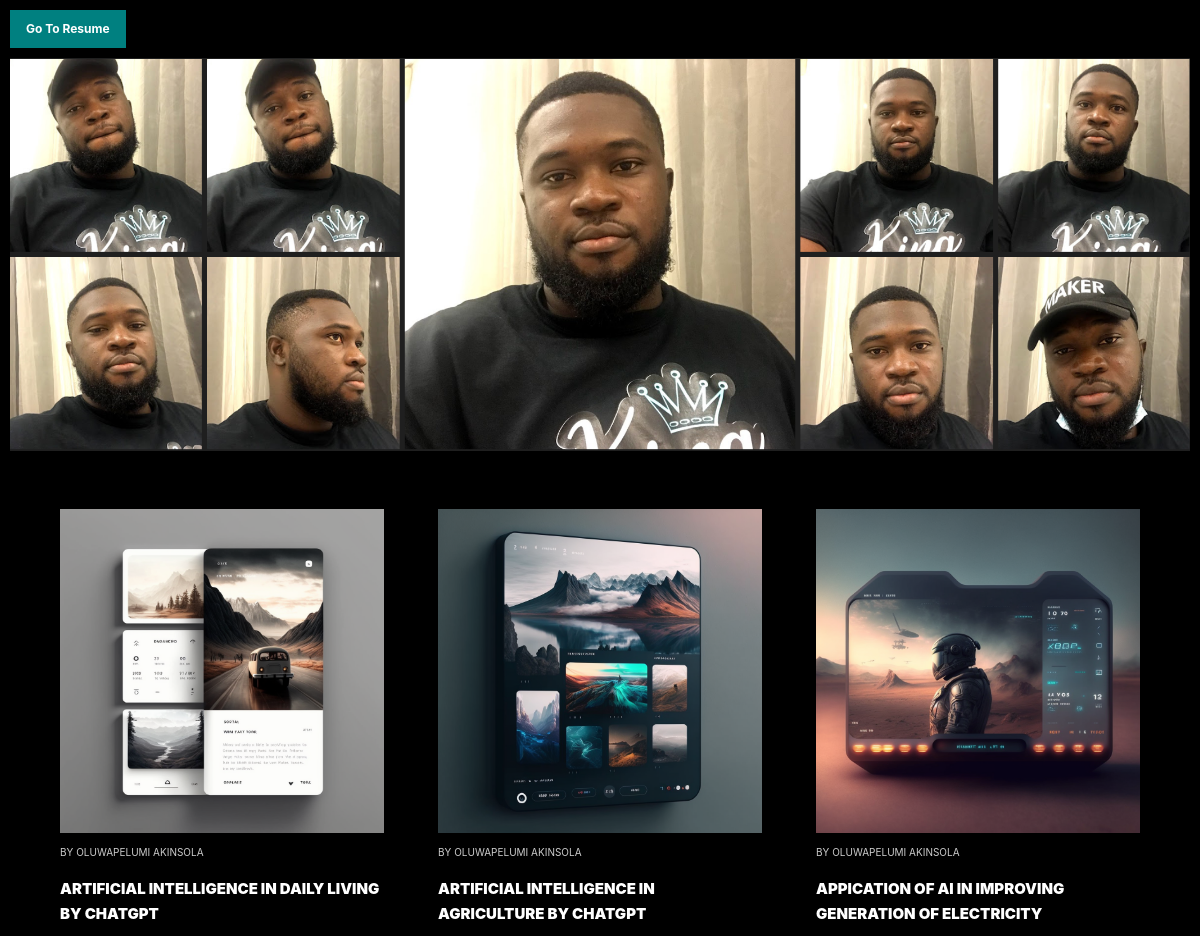
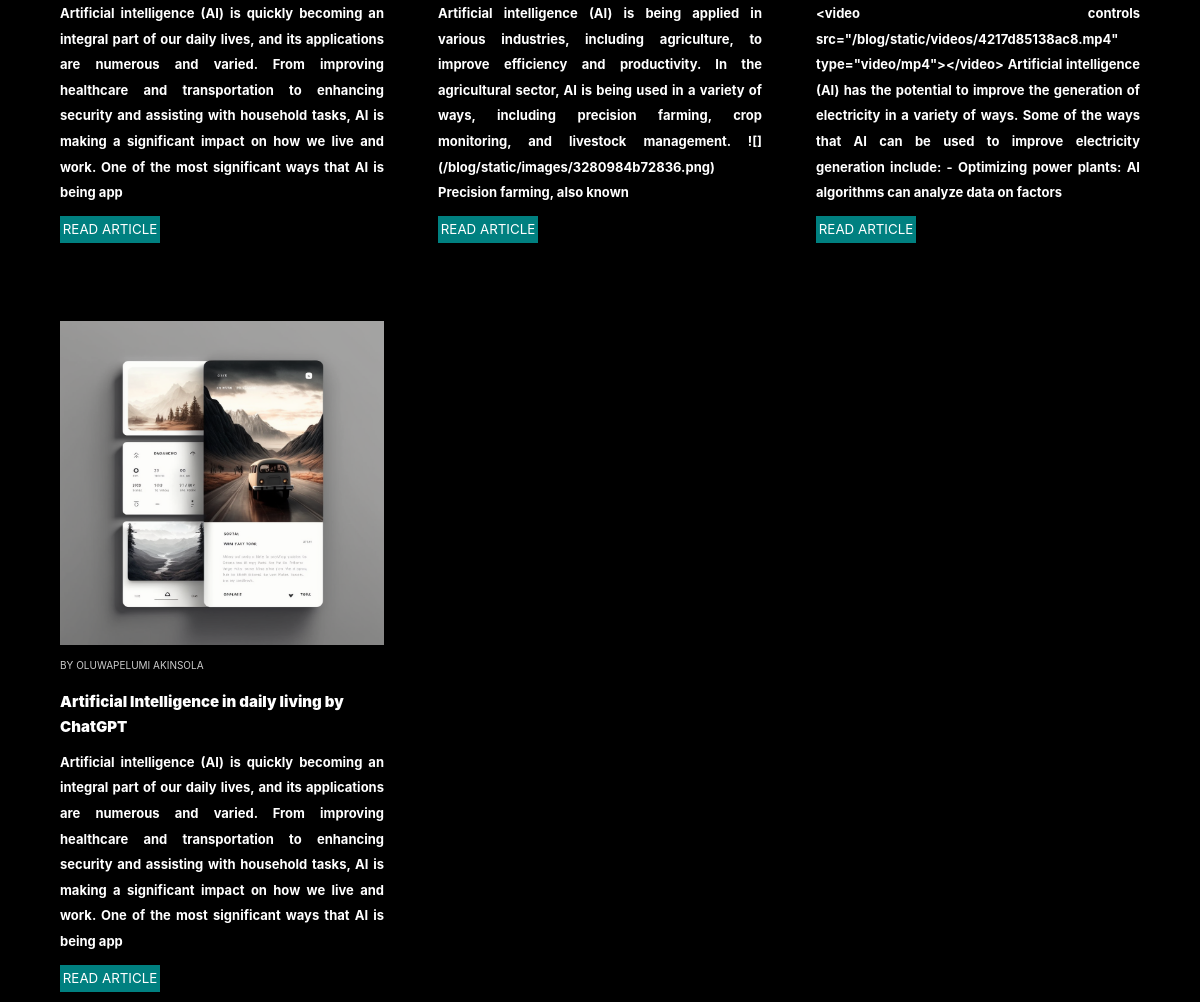
The page /view_blog on the database its author committed (2 pictures, top to bottom).
### app/model.py (models this page shows, shortened)
class Posts(db.Model):
    __tablename__ = "posts"
    id = Column(Integer, primary_key=True)
    Category = Column(String, nullable=False)
    Post_Type = Column(String, nullable=False)
    Post_Uuid = Column(String, nullable=False, unique=True)
    Content = Column(Text, nullable=False)
    Title = Column(String, nullable=False)
    is_draft = Column(Boolean, nullable=False, default=True)
    is_published = Column(Boolean, nullable=False, default=False)
    Author_uid = Column(String, ForeignKey('blogger.Blogger_id'))
    Date_Posted = Column(DATETIME, nullable=False,onupdate=datetime.now(app_tz))
    Comments = relationship('Comments', backref="posts")
    Image = Column(String, default='No Image Available')
    def get_post_author(self):
        author_name = db.session.query(Blogger.Name).filter(Blogger.Blogger_id == self.Author_uid).first()
        return author_name[0]
    @staticmethod
    def get_viewer_articles():
        blogger_posts = db.session.query(Posts).filter(Posts.is_published == True).order_by(Posts.id).all()
        posts = [post.dict() for post in blogger_posts[::-1]]
        return posts
    def dict(self):
        return{
            "Category": self.Category,
            "Type": self.Post_Type,
            "id": self.Post_Uuid,
            "Author": self.get_post_author(),
            "Title": self.Title,
            "Content": self.Content,
            "Image": self.Image,
            "Created": self.Date_Posted,
            "Comments": self.Comments,
            "Published": True if self.is_published == True else False
        }

class Blogger(db.Model, UserMixin):
    __tablename__ = "blogger"
    id = Column(Integer, primary_key=True)
    Name = Column(String, nullable=False)
    Email = Column(String, unique=True, nullable=False)
    Password = Column(String, nullable=False)
    Position = Column(String, nullable=False)
    Blogger_id = Column(String(200), nullable=False, unique=True)

### app/routes.py (the view)
@app.route('/view_blog')
def view_blog():
    articles = Posts.get_viewer_articles()
    return render_template(
        "blog.html",
        articles=articles,
        content={"page_title":"Blog Home"}
    )

### app/__init__.py (called while the page is built)
def configure_database(app):
    @app.before_first_request
    def initialize_database():
        db.create_all()
    @app.teardown_request
    def shutdown_session(exception=None):
        db.session.remove()

### app/blog/templates/blog.html
{% extends 'base.html' %}
{% block css %}
  <link href="/blog{{ url_for('static', filename='css/blog.css') }}" rel="stylesheet">
{% endblock %}
{% block content %}
    <div class="blog_home">
        <div class="resume">
            <a href="/">
                <button class="resume_btn">
                    Go to resume
                </button>
            </a>
        </div>
        <div class="banner">
            <img src="/blog{{url_for('static', filename='images/blog_home.png')}}" alt="">
        </div>
        <div class="articles">
            {% for article in articles %}
                <div class="article">
                    <div class="article_image">
                        <img src="{{article['Image']}}" alt="">
                    </div>
                    <div class="article_author">
                        by {{article['Author']}}
                    </div>
                    <div class="article_title">
                        {{article['Title']}}
                    </div>
                    <div class="article_content_preview">
                        {{article['Content'][:350]}}
                    </div>
                    <div class="article_cta">
                        <a href="/view_article/{{article['id']}}">
                            <button class="read_more">
                                READ ARTICLE
                            </button>
                        </a>
                    </div>
                </div>
            {% endfor %}
        </div>
    </div>
{% endblock %}

### app/blog/templates/base.html (shortened to what this page needs)
<!DOCTYPE html>
<html lang="eng">
    <head>
        <link rel="stylesheet" href="https://maxst.icons8.com/vue-static/landings/line-awesome/line-awesome/1.3.0/css/line-awesome.min.css">
		<link rel="stylesheet" href="/blog{{ url_for('static', filename='css/base.css') }}">
        <link rel="stylesheet" href="/blog{{ url_for('static', filename='css/navigation.css') }}">
        {% block css %}
        {% endblock %}
    </head>
    <body>
        {% block content %}
        {% endblock %}
    </body>
</html>

### app/blog/static/css/blog.css (style rules this page uses)
* { background-color: black; color: white; line-height: 1.6rem; }
.resume_btn { border: 1px solid teal; background-color: teal; padding: 5px 15px; margin-bottom: 10px; text-transform: capitalize; font-size: 12px; font-weight: 700; }
.blog_home { margin: 10px 20%; }
.banner { width: 100%; }
.banner img { width: 100%; }
.articles { display: grid; grid-template-columns: 30% 30% 30%; gap: 5%; padding: 50px; }
.article { width: 100%; }
.article img { width: 100%; }
.article_author { font-size: 10px; color: rgba(255, 255, 255, 0.8); text-transform: uppercase; }
.article_title { font-size: 15px; font-weight: 900; margin: 10px 0px; }
.article_content_preview { font-size: 13px; font-weight: 700; text-align: justify; overflow-x: hidden; }
.article_cta { margin: 10px 0; }
.article_cta button { width: 100px; border: 1px solid teal; background-color: teal; color: #fff; }
@media only screen and (max-width:1200px) { .blog_home { margin: 10px; } }

### app/blog/templates/base.html (style rules this page uses)
* { padding: 0; margin: 0; box-sizing: border-box; text-decoration: none; font-family: "PlusJakartaDisplayLight",-apple-system, BlinkMacSystemFont, "Segoe UI", Roboto, "Helvetica Neue", Arial, sans-serif; }

### rows shown on the page
Posts: Image (picture), Title "ARTIFICIAL INTELLIGENCE IN DAILY LIVING BY CHATGPT", Content "Artificial intelligence (AI) is quickly becoming an integral part of our daily lives, and its applications are numerous and varied. From improving healthcare and transportation to enhancing security and assisting with household tasks, AI is making a significant impact on how we live and work. One of the most significant ways that AI is being app"
Blogger: Author "OLUWAPELUMI AKINSOLA" "OLUWAPELUMI AKINSOLA" "OLUWAPELUMI AKINSOLA" "OLUWAPELUMI AKINSOLA"
Posts: Image (picture), Title "ARTIFICIAL INTELLIGENCE IN AGRICULTURE BY CHATGPT", Content "Artificial intelligence (AI) is being applied in various industries, including agriculture, to improve efficiency and productivity. In the agricultural sector, AI is being used in a variety of ways, including precision farming, crop monitoring, and livestock management. ![](/blog/static/images/3280984b72836.png) Precision farming, also known"
Posts: Image (picture), Title "APPICATION OF AI IN IMPROVING GENERATION OF ELECTRICITY", Content "<video controls src=\"/blog/static/videos/4217d85138ac8.mp4\" type=\"video/mp4\"></video> Artificial intelligence (AI) has the potential to improve the generation of electricity in a variety of ways. Some of the ways that AI can be used to improve electricity generation include: - Optimizing power plants: AI algorithms can analyze data on factors"
Posts: Image (picture), Title "Artificial Intelligence in daily living by ChatGPT", Content "Artificial intelligence (AI) is quickly becoming an integral part of our daily lives, and its applications are numerous and varied. From improving healthcare and transportation to enhancing security and assisting with household tasks, AI is making a significant impact on how we live and work. One of the most significant ways that AI is being app"
